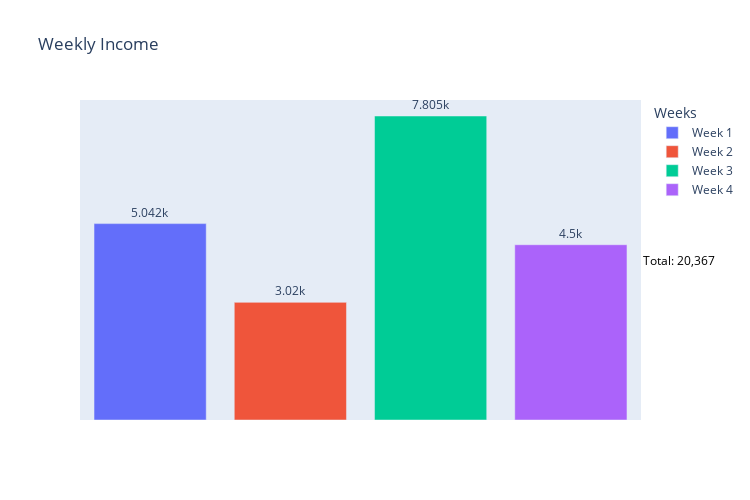

Write notebook code for a chart like this one.
### Code cell
import plotly.express as px

df = pd.DataFrame({
'Weeks': pd.Series(['Week 1', 'Week 2', 'Week 3', 'Week 4']),
'Income': pd.Series([5042,3020,7805,4500])
})
fig = px.bar(df, x='Weeks', y='Income', height=500, width=750, text_auto='6s', title='Weekly Income', color='Weeks')
fig.update_traces(textposition='outside')
fig.update_layout(yaxis={'visible': False, 'showticklabels': True},xaxis={'visible': False, 'showticklabels': False})
# add annotation
fig.add_annotation(dict(font=dict(color='black',size=12),
                                        x=1,
                                        y=1-0.5,
                                        showarrow=False,
                                        text="Total: "+ "{:,}".format(df['Income'].sum()),
                                        textangle=0,
                                        xanchor='left',
                                        xref="paper",
                                        yref="paper"))
fig.show()

### Figure 1 — Plotly figure (JSON) as saved in the notebook; plotly's stock layout.template omitted (floating-point values rounded to 4 significant figures)
{"data": [{"alignmentgroup": "True", "hovertemplate": "Weeks=%{x}<br>Income=%{y}<extra></extra>", "legendgroup": "Week 1", "marker": {"color": "#636efa", "pattern": {"shape": ""}}, "name": "Week 1", "offsetgroup": "Week 1", "orientation": "v", "showlegend": true, "textposition": "outside", "texttemplate": "%{y:6s}", "type": "bar", "x": ["Week 1"], "xaxis": "x", "y": [5042], "yaxis": "y"}, {"alignmentgroup": "True", "hovertemplate": "Weeks=%{x}<br>Income=%{y}<extra></extra>", "legendgroup": "Week 2", "marker": {"color": "#EF553B", "pattern": {"shape": ""}}, "name": "Week 2", "offsetgroup": "Week 2", "orientation": "v", "showlegend": true, "textposition": "outside", "texttemplate": "%{y:6s}", "type": "bar", "x": ["Week 2"], "xaxis": "x", "y": [3020], "yaxis": "y"}, {"alignmentgroup": "True", "hovertemplate": "Weeks=%{x}<br>Income=%{y}<extra></extra>", "legendgroup": "Week 3", "marker": {"color": "#00cc96", "pattern": {"shape": ""}}, "name": "Week 3", "offsetgroup": "Week 3", "orientation": "v", "showlegend": true, "textposition": "outside", "texttemplate": "%{y:6s}", "type": "bar", "x": ["Week 3"], "xaxis": "x", "y": [7805], "yaxis": "y"}, {"alignmentgroup": "True", "hovertemplate": "Weeks=%{x}<br>Income=%{y}<extra></extra>", "legendgroup": "Week 4", "marker": {"color": "#ab63fa", "pattern": {"shape": ""}}, "name": "Week 4", "offsetgroup": "Week 4", "orientation": "v", "showlegend": true, "textposition": "outside", "texttemplate": "%{y:6s}", "type": "bar", "x": ["Week 4"], "xaxis": "x", "y": [4500], "yaxis": "y"}], "layout": {"annotations": [{"font": {"color": "black", "size": 12}, "showarrow": false, "text": "Total: 20,367", "textangle": 0, "x": 1, "xanchor": "left", "xref": "paper", "y": 0.5, "yref": "paper"}], "barmode": "relative", "height": 500, "legend": {"title": {"text": "Weeks"}, "tracegroupgap": 0}, "title": {"text": "Weekly Income"}, "width": 750, "xaxis": {"anchor": "y", "autorange": true, "categoryarray": ["Week 1", "Week 2", "Week 3", "Week 4"], "categoryorder": "array", "domain": [0, 1], "range": [-0.5, 3.5], "showticklabels": false, "title": {"text": "Weeks"}, "type": "category", "visible": false}, "yaxis": {"anchor": "x", "autorange": true, "domain": [0, 1], "range": [0, 8216.0], "showticklabels": true, "title": {"text": "Income"}, "type": "linear", "visible": false}}}
